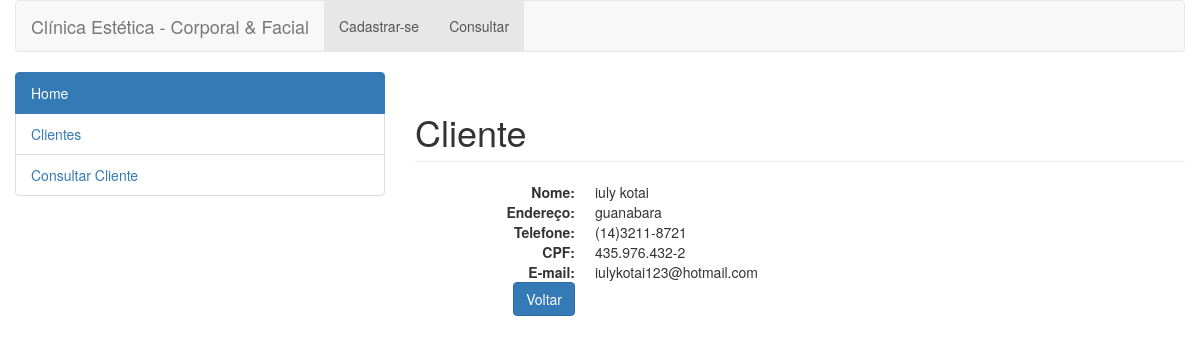
Screenshot of /view/visualizarPessoa.php?id=1 with the database file from the repository.
### tables this page shows
CREATE TABLE `pessoa` (
  `id` int(11) NOT NULL,
  `nome` varchar(50) NOT NULL,
  `endereco` varchar(50) NOT NULL,
  `telefone` varchar(13) NOT NULL,
  `email` varchar(50) NOT NULL,
  `cpf` varchar(15) NOT NULL,
  `senha` varchar(50) DEFAULT NULL
);

### Conexao.php (called while the page is built, shortened)
<?php
class Conexao {
 public static $instance;
    public static function getInstance() {
        if (!isset(self::$instance)) {
            self::$instance = new PDO('mysql:host=localhost;dbname=teste', 'root', '',
 array(PDO::MYSQL_ATTR_INIT_COMMAND => "SET NAMES utf8"));
            self::$instance->setAttribute(PDO::ATTR_ERRMODE, PDO::ERRMODE_EXCEPTION);
            self::$instance->setAttribute(PDO::ATTR_ORACLE_NULLS, PDO::NULL_EMPTY_STRING);
        }
        return self::$instance;
    }
}

### view/visualizarPessoa.php (the view, shortened to what this page needs)
<?php
require_once '../cabecalho.php';
require_once '../Conexao.php';
$id = $_GET['id'];
$stmt = Conexao::getInstance()->prepare("select * from pessoa where id = '$id'");
$stmt->execute();
?>
<div class="col-xs-8 ">
  <h1 class="page-header">Cliente</h1>
  <?php while ($res = $stmt->fetch(PDO::FETCH_ASSOC)) { ?>
   <dl class="dl-horizontal" >
   <dt> Nome: </dt>
   <dd> <?php echo $res['nome']; ?></dd>
   <dt> Endereço: </dt>
   <dd><?php echo $res['endereco']; ?></dd>
   <dt>Telefone:</dt>
   <dd><?php echo $res['telefone']; ?></dd>
   <dt>CPF:</dt>
   <dd><?php echo $res['cpf']; ?> </dd>
   <dt>E-mail:<dt>
   <dd><?php echo $res['email']; ?></dd>
   <dt><?php echo "<a href='listarPessoa.php' class='btn btn-primary'>Voltar</a>"?></dt>
  <?php } ?>
</dl>
</div>
</body>
</html>

### rows the page displays
pessoa: nome "iuly kotai", endereco "guanabara", telefone "(14)3211-8721", cpf "435.976.432-2", email "iulykotai123@hotmail.com"
